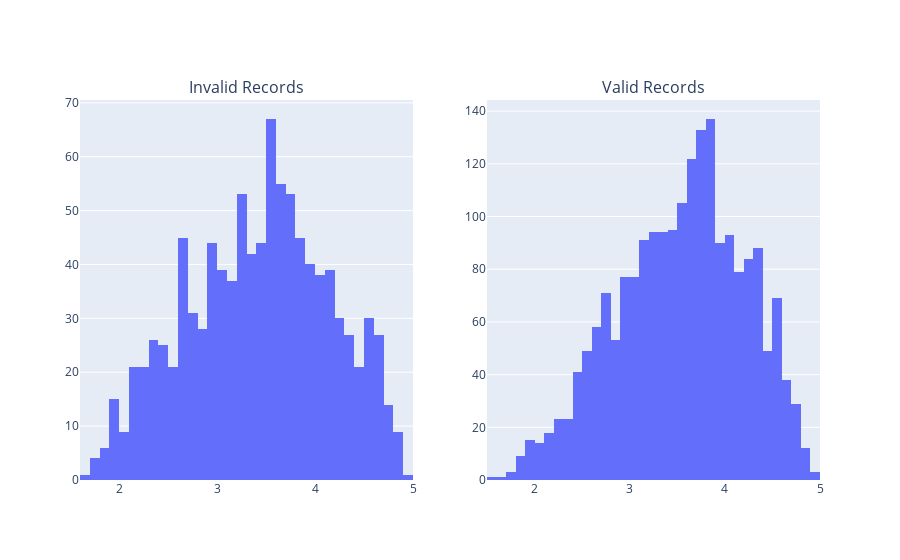
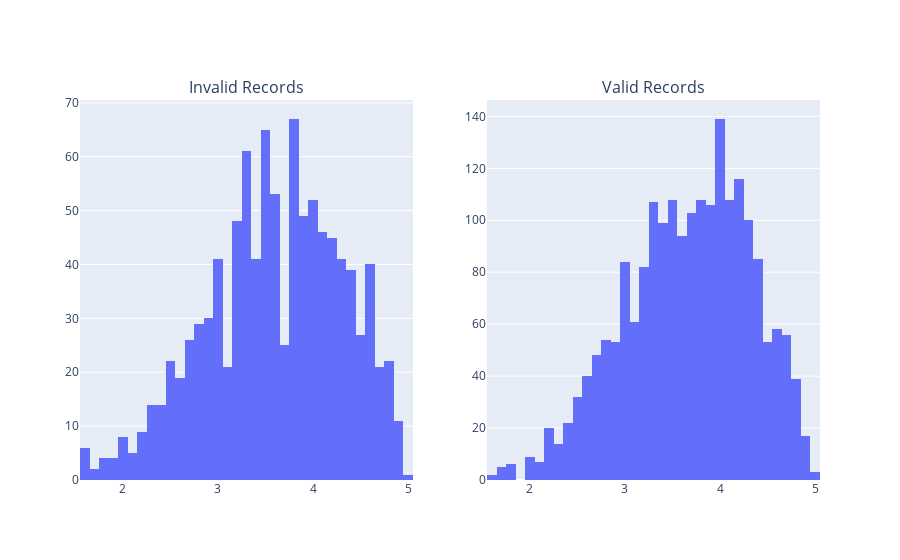
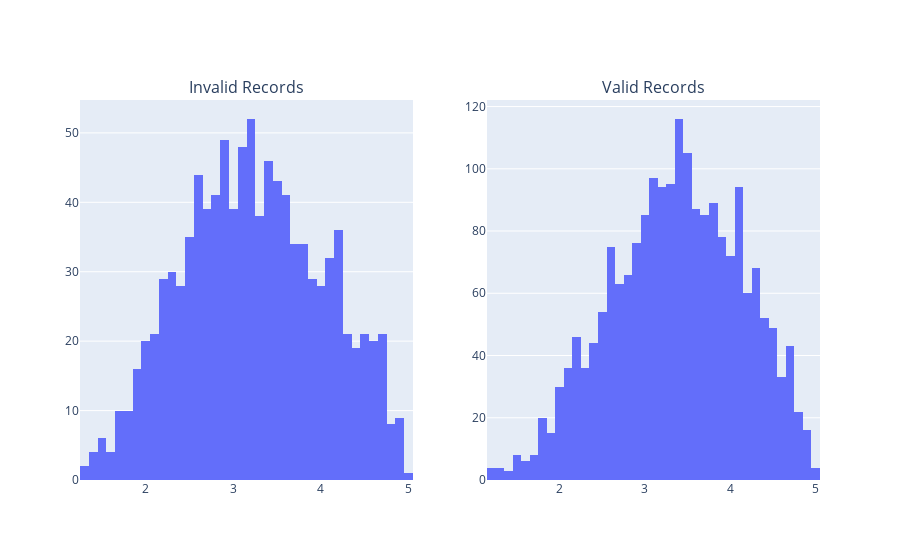
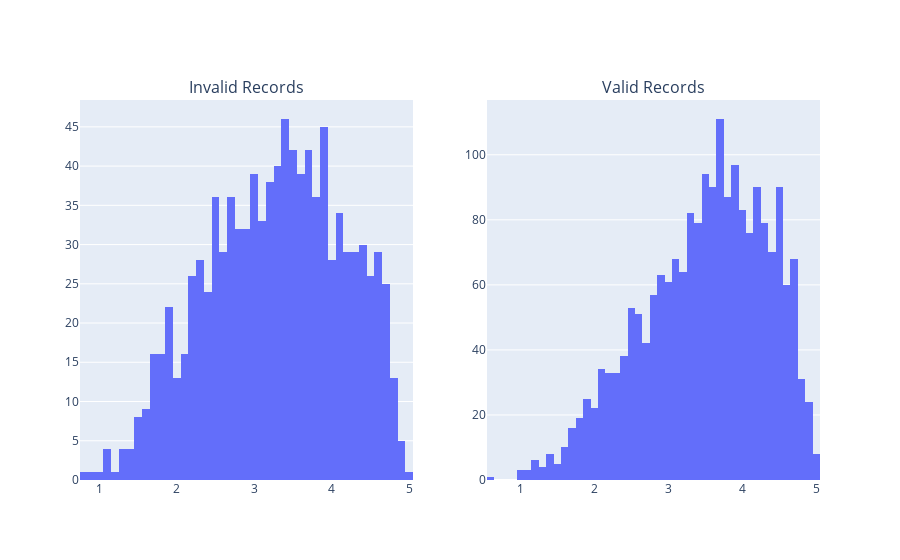

Notebook source saved alongside these figures, in order:
### Markdown cell above
Around a third of the records were flagged as having invalid cumulative GPAs. Either this college doesn't have a 12-credit requirement per semester, or a whole bunch of students were taking above 18 credits at least one semester. It is also possible that this college has a different way of calculating GPA, or my method for checking GPAs throws out records too easily. I wanted to check to see if there was anything off about the distribution of these suspicious records.

### Code cell
valid_records = df[~df['ID No'].isin(sus_values['ID No'])]
cols = ['CGPA', 'CGPA100', 'CGPA200', 'CGPA300', 'CGPA400', 'YoG']

# *** the following code comes from https://stackoverflow.com/questions/56727843/how-can-i-create-subplots-with-plotly-express , I just made it a method
# and edited it so it would work
import plotly.subplots as sp
def subplot_function(x_col):
    #Create figures in Express
    figure1 = px.histogram(sus_values, x=x_col, title='Invalid Records')
    figure2 = px.histogram(valid_records, x=x_col, title='Valid Records')

    # Extract traces from figures
    figure1_traces = [trace for trace in figure1["data"]]
    figure2_traces = [trace for trace in figure2["data"]]

    # Create a 1x2 subplot
    this_figure = sp.make_subplots(rows=1, cols=2, subplot_titles=['Invalid Records', 'Valid Records'])

    # Add traces to subplot
    for traces in figure1_traces:
        this_figure.add_trace(traces, row=1, col=1)
    for traces in figure2_traces:
        this_figure.add_trace(traces, row=1, col=2)

    # Show the plot
    this_figure.show()

for col in cols:
    subplot_function(col)

#*** Everything after this is 100% me again

### Figure 1 — Plotly figure (JSON) as saved in the notebook; plotly's stock layout.template omitted (floating-point values rounded to 4 significant figures; data arrays with more than 128 entries replaced by an {"elided": "..."} marker saying what was removed)
{"data": [{"alignmentgroup": "True", "bingroup": "x", "hovertemplate": "CGPA=%{x}<br>count=%{y}<extra></extra>", "legendgroup": "", "marker": {"color": "#636efa", "pattern": {"shape": ""}}, "name": "", "offsetgroup": "", "orientation": "v", "showlegend": false, "type": "histogram", "x": {"elided": "1008 float values"}, "xaxis": "x", "yaxis": "y"}, {"alignmentgroup": "True", "bingroup": "x", "hovertemplate": "CGPA=%{x}<br>count=%{y}<extra></extra>", "legendgroup": "", "marker": {"color": "#636efa", "pattern": {"shape": ""}}, "name": "", "offsetgroup": "", "orientation": "v", "showlegend": false, "type": "histogram", "x": {"elided": "2038 float values"}, "xaxis": "x2", "yaxis": "y2"}], "layout": {"annotations": [{"font": {"size": 16}, "showarrow": false, "text": "Invalid Records", "x": 0.225, "xanchor": "center", "xref": "paper", "y": 1, "yanchor": "bottom", "yref": "paper"}, {"font": {"size": 16}, "showarrow": false, "text": "Valid Records", "x": 0.775, "xanchor": "center", "xref": "paper", "y": 1, "yanchor": "bottom", "yref": "paper"}], "xaxis": {"anchor": "y", "domain": [0, 0.45]}, "xaxis2": {"anchor": "y2", "domain": [0.55, 1]}, "yaxis": {"anchor": "x", "domain": [0, 1]}, "yaxis2": {"anchor": "x2", "domain": [0, 1]}}}

### Figure 2 — Plotly figure (JSON) as saved in the notebook; plotly's stock layout.template omitted (floating-point values rounded to 4 significant figures; data arrays with more than 128 entries replaced by an {"elided": "..."} marker saying what was removed)
{"data": [{"alignmentgroup": "True", "bingroup": "x", "hovertemplate": "CGPA100=%{x}<br>count=%{y}<extra></extra>", "legendgroup": "", "marker": {"color": "#636efa", "pattern": {"shape": ""}}, "name": "", "offsetgroup": "", "orientation": "v", "showlegend": false, "type": "histogram", "x": {"elided": "1008 float values"}, "xaxis": "x", "yaxis": "y"}, {"alignmentgroup": "True", "bingroup": "x", "hovertemplate": "CGPA100=%{x}<br>count=%{y}<extra></extra>", "legendgroup": "", "marker": {"color": "#636efa", "pattern": {"shape": ""}}, "name": "", "offsetgroup": "", "orientation": "v", "showlegend": false, "type": "histogram", "x": {"elided": "2038 float values"}, "xaxis": "x2", "yaxis": "y2"}], "layout": {"annotations": [{"font": {"size": 16}, "showarrow": false, "text": "Invalid Records", "x": 0.225, "xanchor": "center", "xref": "paper", "y": 1, "yanchor": "bottom", "yref": "paper"}, {"font": {"size": 16}, "showarrow": false, "text": "Valid Records", "x": 0.775, "xanchor": "center", "xref": "paper", "y": 1, "yanchor": "bottom", "yref": "paper"}], "xaxis": {"anchor": "y", "domain": [0, 0.45]}, "xaxis2": {"anchor": "y2", "domain": [0.55, 1]}, "yaxis": {"anchor": "x", "domain": [0, 1]}, "yaxis2": {"anchor": "x2", "domain": [0, 1]}}}

### Figure 3 — Plotly figure (JSON) as saved in the notebook; plotly's stock layout.template omitted (floating-point values rounded to 4 significant figures; data arrays with more than 128 entries replaced by an {"elided": "..."} marker saying what was removed)
{"data": [{"alignmentgroup": "True", "bingroup": "x", "hovertemplate": "CGPA200=%{x}<br>count=%{y}<extra></extra>", "legendgroup": "", "marker": {"color": "#636efa", "pattern": {"shape": ""}}, "name": "", "offsetgroup": "", "orientation": "v", "showlegend": false, "type": "histogram", "x": {"elided": "1008 float values"}, "xaxis": "x", "yaxis": "y"}, {"alignmentgroup": "True", "bingroup": "x", "hovertemplate": "CGPA200=%{x}<br>count=%{y}<extra></extra>", "legendgroup": "", "marker": {"color": "#636efa", "pattern": {"shape": ""}}, "name": "", "offsetgroup": "", "orientation": "v", "showlegend": false, "type": "histogram", "x": {"elided": "2038 float values"}, "xaxis": "x2", "yaxis": "y2"}], "layout": {"annotations": [{"font": {"size": 16}, "showarrow": false, "text": "Invalid Records", "x": 0.225, "xanchor": "center", "xref": "paper", "y": 1, "yanchor": "bottom", "yref": "paper"}, {"font": {"size": 16}, "showarrow": false, "text": "Valid Records", "x": 0.775, "xanchor": "center", "xref": "paper", "y": 1, "yanchor": "bottom", "yref": "paper"}], "xaxis": {"anchor": "y", "domain": [0, 0.45]}, "xaxis2": {"anchor": "y2", "domain": [0.55, 1]}, "yaxis": {"anchor": "x", "domain": [0, 1]}, "yaxis2": {"anchor": "x2", "domain": [0, 1]}}}

### Figure 4 — Plotly figure (JSON) as saved in the notebook; plotly's stock layout.template omitted (floating-point values rounded to 4 significant figures; data arrays with more than 128 entries replaced by an {"elided": "..."} marker saying what was removed)
{"data": [{"alignmentgroup": "True", "bingroup": "x", "hovertemplate": "CGPA300=%{x}<br>count=%{y}<extra></extra>", "legendgroup": "", "marker": {"color": "#636efa", "pattern": {"shape": ""}}, "name": "", "offsetgroup": "", "orientation": "v", "showlegend": false, "type": "histogram", "x": {"elided": "1008 float values"}, "xaxis": "x", "yaxis": "y"}, {"alignmentgroup": "True", "bingroup": "x", "hovertemplate": "CGPA300=%{x}<br>count=%{y}<extra></extra>", "legendgroup": "", "marker": {"color": "#636efa", "pattern": {"shape": ""}}, "name": "", "offsetgroup": "", "orientation": "v", "showlegend": false, "type": "histogram", "x": {"elided": "2038 float values"}, "xaxis": "x2", "yaxis": "y2"}], "layout": {"annotations": [{"font": {"size": 16}, "showarrow": false, "text": "Invalid Records", "x": 0.225, "xanchor": "center", "xref": "paper", "y": 1, "yanchor": "bottom", "yref": "paper"}, {"font": {"size": 16}, "showarrow": false, "text": "Valid Records", "x": 0.775, "xanchor": "center", "xref": "paper", "y": 1, "yanchor": "bottom", "yref": "paper"}], "xaxis": {"anchor": "y", "domain": [0, 0.45]}, "xaxis2": {"anchor": "y2", "domain": [0.55, 1]}, "yaxis": {"anchor": "x", "domain": [0, 1]}, "yaxis2": {"anchor": "x2", "domain": [0, 1]}}}
